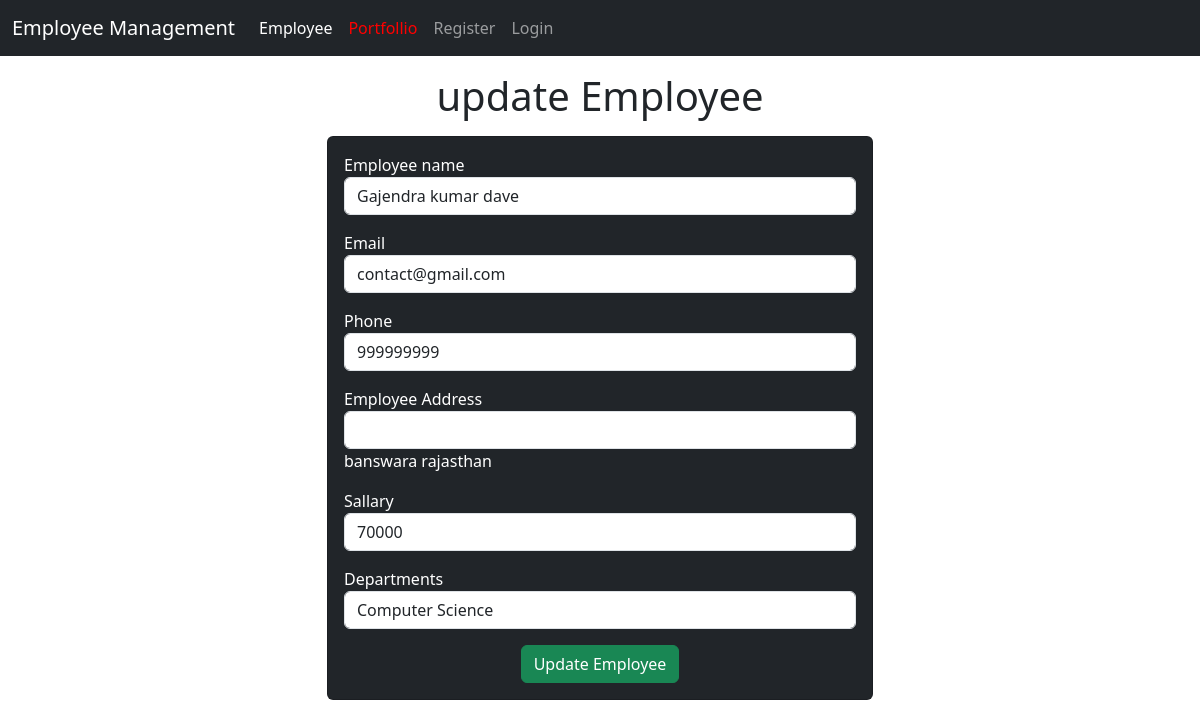
The app's page /emp/update-emp/21/, older data.
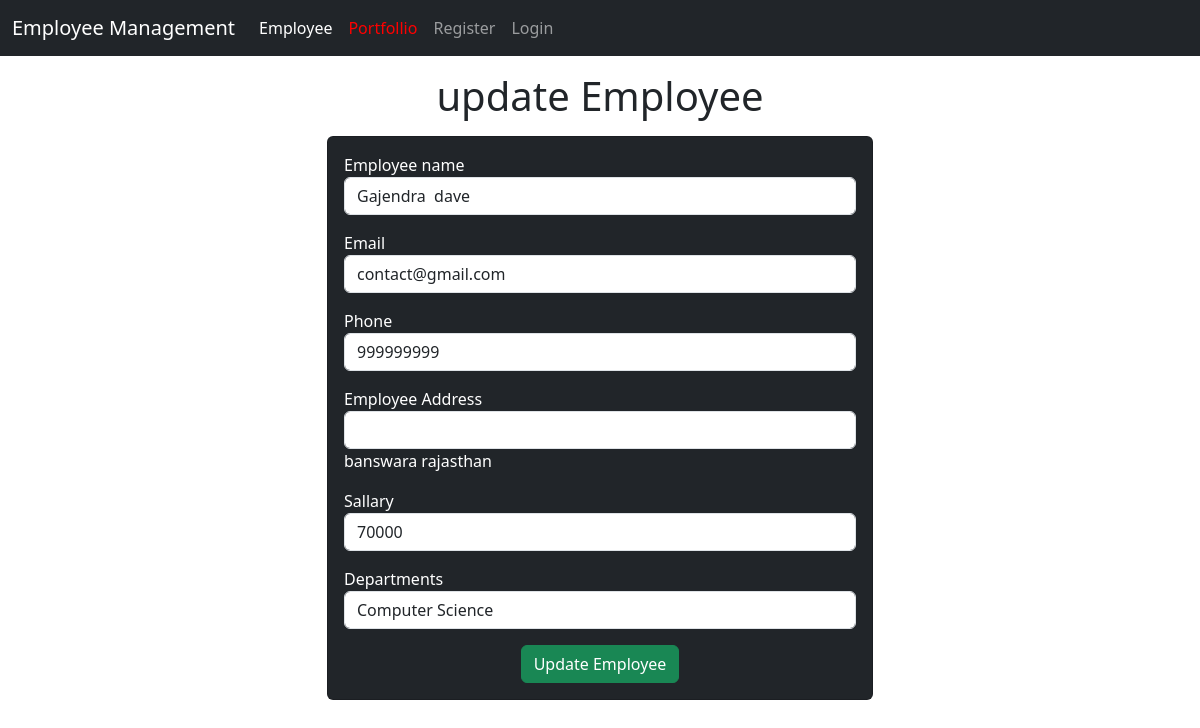
The same page, newer data.
### emp/models.py (models this page shows, shortened)
class Emp(models.Model):
    name=models.CharField(max_length=200)
    email=models.EmailField(max_length=254)
    phone=models.BigIntegerField()
    address=models.CharField(max_length=150)
    sallary=models.IntegerField()
    department=models.CharField(max_length=20)

### emp/views.py (the view)
# urls.py: path('update-emp/<int:emp_id>/',update_emp),
def update_emp(request,emp_id):
    emp=Emp.objects.get(pk=emp_id)
    return render(request,"emp/update_emp.html",{'emp':emp})

### templates/emp/update_emp.html (shortened to what this page needs)
{% extends '../base.html' %}
{% block content %}
<h1 class="text-center my-3">update Employee </h1>
    <div class="container">
        <div class="row">
            <div class="col-md-6 offset-md-3">
                <div class="card bg-dark text-white">
                    <div class="card-body">
                        <form action="/emp/do-update-emp/{{emp.id}}" method="post">
                            <div class="mb-3">
                                <label for="name">Employee name</label>
                                <input id="name" type="text" class="form-control" placeholder="Enter emp name" name="emp_name"
                                value="{{emp.name }}">
                            </div>
                            <div class="mb-3">
                                <label for="email">Email</label>
                                <input id="id" type="email" class="form-control" placeholder="Email" name="email"
                                value="{{emp.email}}">
                            </div>
                            <div class="mb-3">
                                <label for="phone">Phone</label>
                                <input id="phone" type="number" class="form-control" placeholder="Enter phone number"
                                name="emp_phone"
                                value="{{emp.phone}}">
                            </div>
                            <div class="mb-3">
                                <label for="address">Employee Address</label>
                               <input name="emp_address" id="address" cols="25" rows="5" class="form-control">{{emp.address}}</textarea>
                            </div>
                            <div class="mb-3">
                                <label for="sallary">Sallary</label>
                               <input type="number" name="emp_sallary" id="sallary"  class="form-control" value="{{ emp.sallary }}">
                            </div>
                            <div class="mb-3">
                                <label for="department">Departments </label>
                               <select value="{{employee.department }}" name="emp_department" id="department" class="form-control">
                                <option value="CSE">Computer Science</option>
                               </select>
                            </div>
                            <div class="container text-center">
                                <button class="btn btn-success">Update Employee</button>
                            </div>
                        </form>
                    </div>
                </div>
            </div>
        </div>
    </div>
{% endblock content %}

Row changes from the older to the newer data that the page shows:
changed Emp "banswara rajasthan": emp_name "Gajendra kumar dave" → "Gajendra dave"
